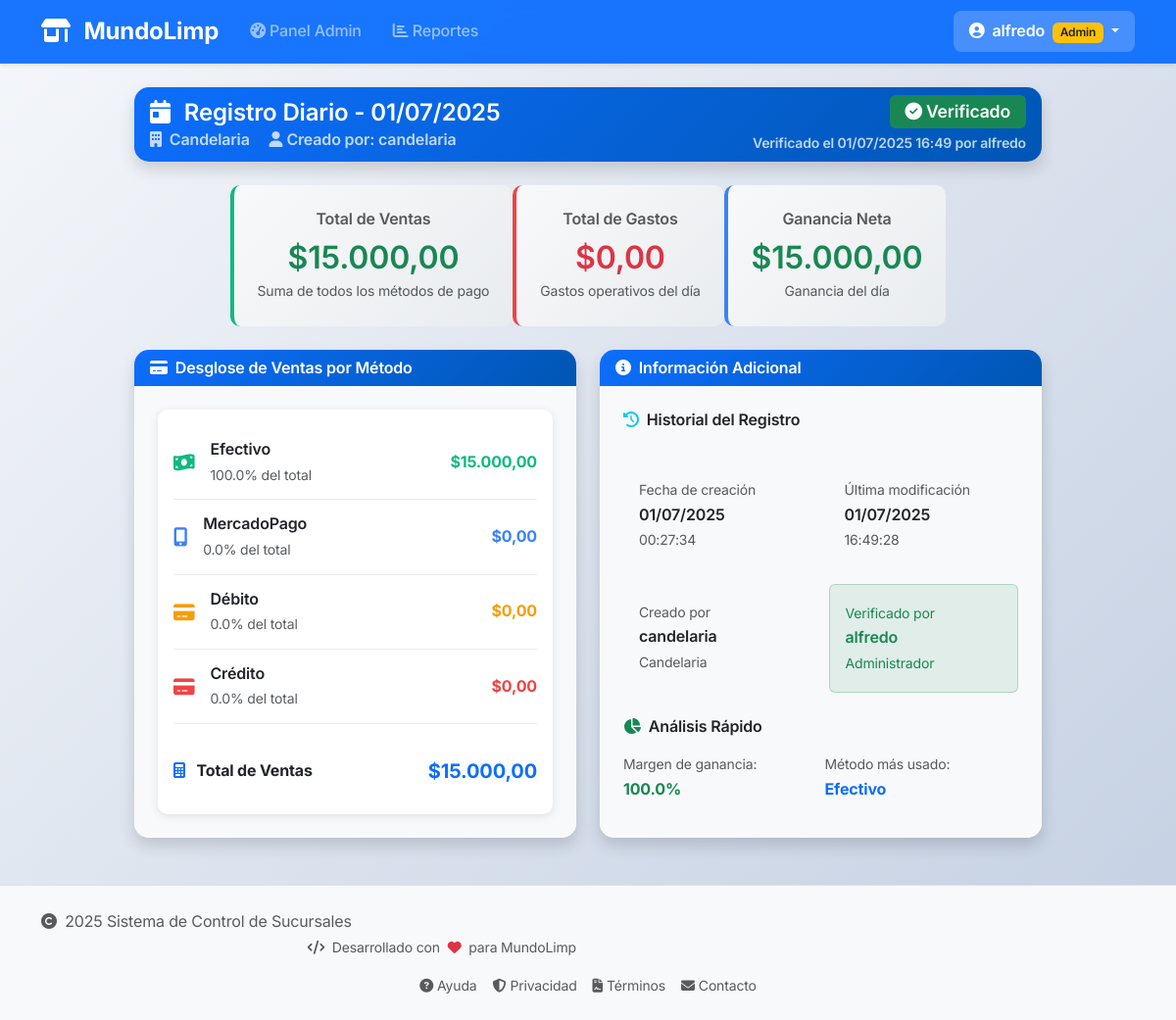
The app's page /daily-records/view/10 (signed in), older data.
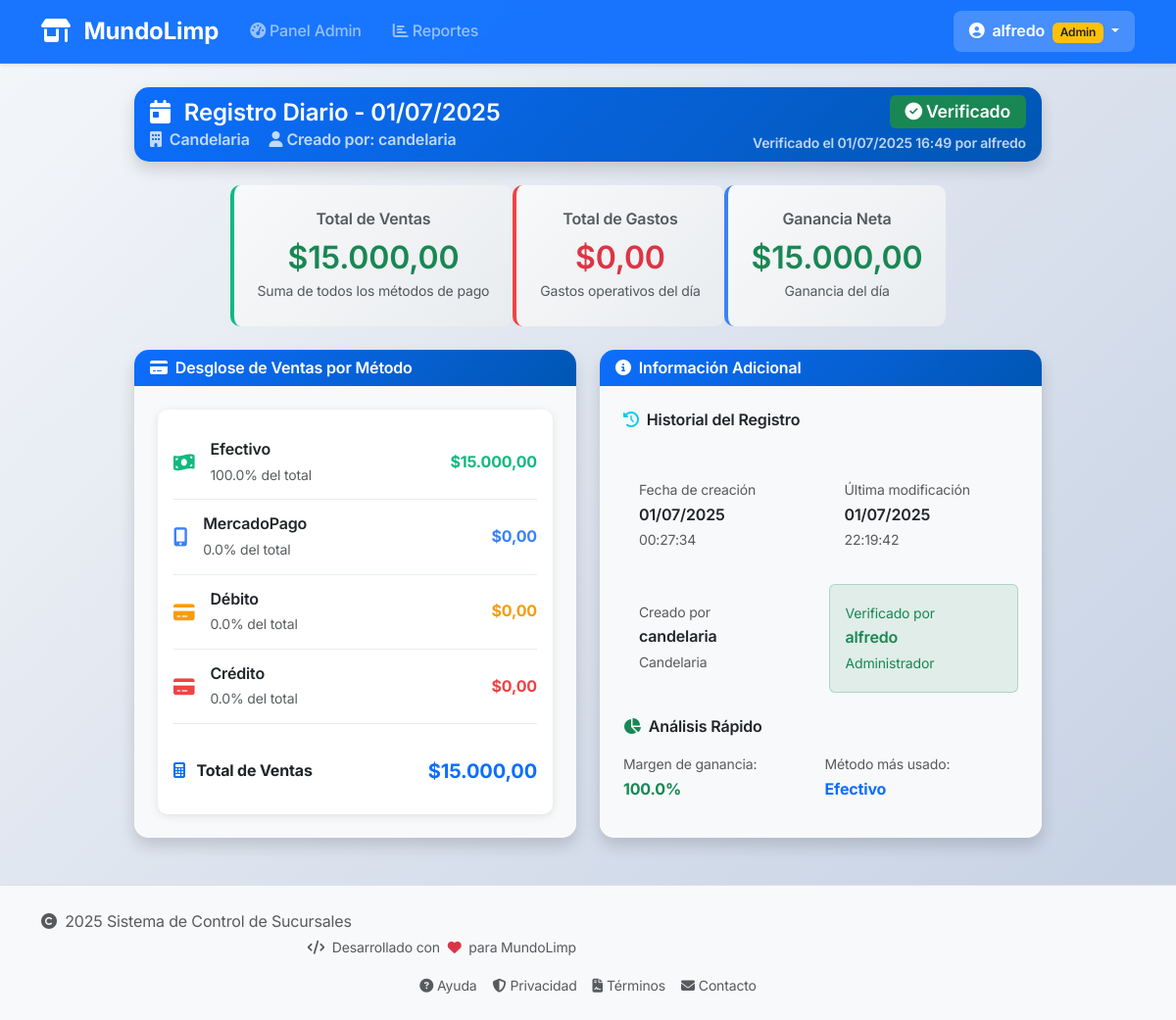
The same page, newer data.
### app/models/daily_record.py (models this page shows, shortened)
class DailyRecord(db.Model):
    __tablename__ = 'daily_records'
    id = db.Column(db.Integer, primary_key=True)
    user_id = db.Column(
        db.Integer,
        db.ForeignKey('users.id', ondelete='CASCADE'),
        nullable=False,
        index=True
    )
    branch_name = db.Column(db.String(100), nullable=False, index=True)
    record_date = db.Column(
        db.Date,
        nullable=False,
        default=datetime.date.today,
        index=True
    )
    total_sales = db.Column(
        db.Numeric(10, 2),
        nullable=False,
        default=0.00
    )
    cash_sales = db.Column(
        db.Numeric(10, 2),
        nullable=False,
        default=0.00
    )
    mercadopago_sales = db.Column(
        db.Numeric(10, 2),
        nullable=False,
        default=0.00
    )
    debit_sales = db.Column(
        db.Numeric(10, 2),
        nullable=False,
        default=0.00
    )
    credit_sales = db.Column(
        db.Numeric(10, 2),
        nullable=False,
        default=0.00
    )
    total_expenses = db.Column(
        db.Numeric(10, 2),
        nullable=False,
        default=0.00
    )
    created_at = db.Column(
        db.DateTime,
        default=datetime.datetime.now,
        nullable=False
    )
    updated_at = db.Column(
        db.DateTime,
        default=datetime.datetime.now,
        onupdate=datetime.datetime.now,
        nullable=False
    )
    notes = db.Column(db.Text, nullable=True)
    is_verified = db.Column(db.Boolean, default=False, nullable=False)
    verified_by = db.Column(
        db.Integer,
        db.ForeignKey('users.id'),
        nullable=True
    )
    verified_at = db.Column(db.DateTime, nullable=True)
    __table_args__ = (
        db.UniqueConstraint(
            'branch_name',
            'record_date',
            name='_branch_date_uc'
        ),
        db.Index('idx_branch_date', 'branch_name', 'record_date'),
        db.Index('idx_user_date', 'user_id', 'record_date'),
        db.CheckConstraint('total_sales >= 0', name='check_total_sales_positive'),
        db.CheckConstraint('cash_sales >= 0', name='check_cash_sales_positive'),
        db.CheckConstraint('mercadopago_sales >= 0', name='check_mercadopago_sales_positive'),
        db.CheckConstraint('debit_sales >= 0', name='check_debit_sales_positive'),
        db.CheckConstraint('credit_sales >= 0', name='check_credit_sales_positive'),
        db.CheckConstraint('total_expenses >= 0', name='check_total_expenses_positive')
    )
    def get_net_amount(self):
        return float(self.total_sales) - float(self.total_expenses)
    is_withdrawn = db.Column(db.Boolean, default=False, nullable=False)
    withdrawn_at = db.Column(db.DateTime, nullable=True)
    withdrawn_by = db.Column(
        db.Integer,
        db.ForeignKey('users.id'),
        nullable=True
    )

### app/routes/daily_records.py (the view)
@daily_records_bp.route('/view/<int:id>')
@login_required
def view(id):
    record = DailyRecord.query.get_or_404(id)
    if not current_user.can_view_record(record):
        abort(403)
    return render_template(
        'daily_records/view.html',
        title=f'Registro del {record.record_date.strftime("%d/%m/%Y")}',
        record=record
    )

### app/models/user.py (called while the page is built)
    def is_admin_user(self):
        return self.role == 'admin' and self.is_admin

    def can_view_record(self, daily_record):
        if self.is_admin_user():
            return True
        if self.is_branch_user():
            return (daily_record.user_id == self.id or
                    daily_record.branch_name == self.branch_name)
        return False

### app/templates/daily_records/view.html (shortened to what the changed rows need)
{% extends "layout/base.html" %}
{% block content %}
<div class="container my-4">
    <div class="row justify-content-center">
        <div class="col-lg-10">
            <div class="card detail-card mb-4">
                <div class="card-header bg-primary text-white">
                    <div class="d-flex justify-content-between align-items-center">
                        <div>
                            <h4 class="mb-0">
                                <i class="fas fa-calendar-day me-2"></i>
                                Registro Diario - {{ record.record_date.strftime('%d/%m/%Y') }}
                            </h4>
                            <p class="mb-0 opacity-75">
                                <i class="fas fa-building me-2"></i>{{ record.branch_name }}
                                <span class="ms-3">
                                </span>
                            </p>
                        </div>
                        <div class="text-end print-hidden">
                            {% if record.is_verified %}
                                <span class="status-badge badge bg-success">
                                    <i class="fas fa-check-circle me-1"></i>Verificado
                                </span>
                                {% if record.verified_at %}
                                <div class="small opacity-75 mt-1">
                                    Verificado el {{ record.verified_at.strftime('%d/%m/%Y %H:%M') }}
                                    {% if record.verifier %}
                                        por {{ record.verifier.username }}
                                    {% endif %}
                                </div>
                                {% endif %}
                            {% else %}
                                <span class="status-badge badge bg-warning text-dark">
                                    <i class="fas fa-clock me-1"></i>Pendiente de verificación
                                </span>
                            {% endif %}
                        </div>
                    </div>
                </div>
            </div>
            <div class="row mb-4 totales">
                <div class="col-md-4">
                    <div class="metric-display sales">
                        <h6 class="text-muted mb-2">Total de Ventas</h6>
                        <h2 class="text-success mb-0">
                            {{ "{:,.2f}".format(record.total_sales).replace(",", "X").replace(".", ",").replace("X", ".") }}
                        </h2>
                        <small class="text-muted">Suma de todos los métodos de pago</small>
                    </div>
                </div>
                <div class="col-md-4">
                    <div class="metric-display expenses">
                        <h6 class="text-muted mb-2">Total de Gastos</h6>
                        <h2 class="text-danger mb-0">
                            {{ "{:,.2f}".format(record.total_expenses).replace(",", "X").replace(".", ",").replace("X", ".") }}
                        </h2>
                        <small class="text-muted">Gastos operativos del día</small>
                    </div>
                </div>
                <div class="col-md-4">
                    {% set net_amount = record.get_net_amount() %}
                    <div class="metric-display net">
                        <h2 class="{{ 'text-success' if net_amount >= 0 else 'text-danger' }} mb-0">
                            {{ "{:,.2f}".format(net_amount).replace(",", "X").replace(".", ",").replace("X", ".") }}
                        </h2>
                    </div>
                </div>
            </div>
            <div class="row">
                <div class="col-lg-6 mb-4">
                    <div class="card detail-card h-100">
                        <div class="card-body">
                            <div class="payment-breakdown">
                                {% set payment_methods = [
                                    ('cash_sales', 'Efectivo', 'money-bill-wave', '#10b981'),
                                    ('mercadopago_sales', 'MercadoPago', 'mobile-alt', '#3b82f6'),
                                    ('debit_sales', 'Débito', 'credit-card', '#f59e0b'),
                                    ('credit_sales', 'Crédito', 'credit-card', '#ef4444')
                                ] %}
                                <div class="payment-item border-top-2 pt-3 mt-3">
                                    <div class="fw-bold">
                                        <i class="fas fa-calculator me-2 text-primary"></i>
                                        Total de Ventas
                                    </div>
                                    <div class="fw-bold text-primary fs-5">
                                        ${{ "{:,.2f}".format(record.total_sales).replace(",", "X").replace(".", ",").replace("X", ".") }}
                                    </div>
                                </div>
                            </div>
                        </div>
                    </div>
                </div>
                <div class="col-lg-6 mb-4">
                    <div class="card detail-card h-100">
                        <div class="card-body">
                            <div class="row g-3">
                                <div class="col-6">
                                    <div class="bg-light p-3 rounded">
                                        <small class="text-muted">Fecha de creación</small>
                                        <div class="fw-semibold">
                                            {{ record.created_at.strftime('%d/%m/%Y') }}
                                        </div>
                                        <small class="text-muted">
                                            {{ record.created_at.strftime('%H:%M:%S') }}
                                        </small>
                                    </div>
                                </div>
                                <div class="col-6">
                                    <div class="bg-light p-3 rounded">
                                        <small class="text-muted">Última modificación</small>
                                        <div class="fw-semibold">
                                            {{ record.updated_at.strftime('%d/%m/%Y') }}
                                        </div>
                                        <small class="text-muted">
                                            {{ record.updated_at.strftime('%H:%M:%S') }}
                                        </small>
                                    </div>
                                </div>
                            </div>
                                        {% set margin = (net_amount / record.total_sales|float * 100) if record.total_sales|float > 0 else 0 %}
                                        {% set methods = [
                                            ('Efectivo', record.cash_sales|float),
                                            ('MercadoPago', record.mercadopago_sales|float),
                                            ('Débito', record.debit_sales|float),
                                            ('Crédito', record.credit_sales|float)
                                        ] %}
                                        {% set top_method = methods | max(attribute=1) %}
                        </div>
                    </div>
                </div>
            </div>
        </div>
    </div>
</div>
{% endblock %}

Row changes from the older to the newer data that the page shows:
changed DailyRecord "Candelaria": updated_at "16:49:28" → "22:19:42"
